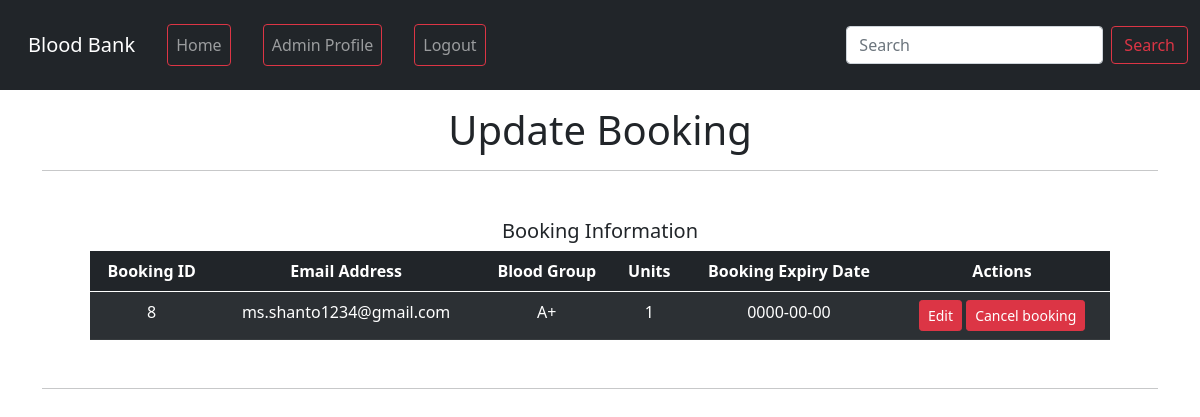
Screenshot of /bb/edit-booking.php (signed in) with the database file from the repository.
### bb/edit-booking.php (the view, shortened to what this page needs)
<?php
require 'db.php';
?>
<!doctype html>
<html lang="en">
<head>
    <link href="https://cdn.jsdelivr.net/npm/bootstrap@5.0.2/dist/css/bootstrap.min.css" rel="stylesheet">
    <link rel="stylesheet" href="//cdn.datatables.net/1.10.20/css/jquery.dataTables.min.css">
</head>
<body>
    <?php require 'navbar.php' ?>
    <div class="container mt-3">
        <h1 class="text-center">Update Booking</h1>
        <hr>
        <div class="m-5">
            <table class="table table-dark table-striped table-hover text-center" id="table">
                <thead>
                    <tr>
                        <th scope="col">Booking ID</th>
                        <th scope="col">Email Address</th>
                        <th scope="col">Blood Group</th>
                        <th scope="col">Units</th>
                        <th scope="col">Booking Expiry Date</th>
                        <th scope="col">Actions</th>
                    </tr>
                </thead>
                <tbody>
                    <h5 class="text-center">Booking Information</h5>
                    <?php
                    $email = $_SESSION['email'];
                    $sql = "SELECT * FROM `blood-request` WHERE `user_mail` = '$email'";
                    $result = mysqli_query($conn, $sql);
                    if ($result->num_rows > 0) {
                        while ($row = mysqli_fetch_assoc($result)) {
                            echo "
                        <tr>
                            <td>" . $row['booking_id'] . "</td>
                            <td>" . $row['user_mail'] . "</td>
                            <td>" . $row['blood_group'] . "</td>
                            <td>" . $row['unit'] . "</td>
                            <td>" . $row['req_expire_date'] . "</td>
                            <td> <button class='edit btn btn-sm btn-danger' id=" . $row['user_mail'] . ">Edit</button> <button class='delete btn btn-sm btn-danger' id=d" . $row['user_mail'] . ">Cancel booking</button>  </td>
                        </tr>";
                        }
                    }
                    ?>
                </tbody>
            </table>
        </div>
        <hr>
    </div>
</body>
</html>

### rows the page displays
blood-request: booking_id "8", user_mail "ms.shanto1234@gmail.com", blood_group "A+", unit "1", req_expire_date "0000-00-00"
